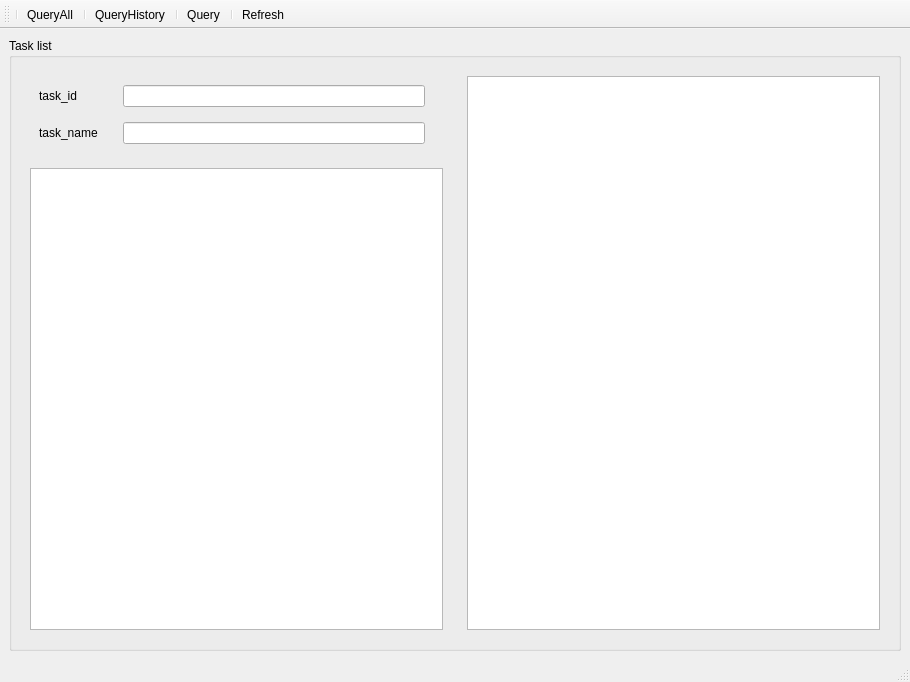
<?xml version="1.0" encoding="UTF-8"?>
<ui version="4.0">
 <class>MainWindow</class>
 <widget class="QMainWindow" name="MainWindow">
  <property name="geometry">
   <rect>
    <x>0</x>
    <y>0</y>
    <width>910</width>
    <height>682</height>
   </rect>
  </property>
  <property name="windowTitle">
   <string>Dag Manage</string>
  </property>
  <widget class="QWidget" name="centralwidget">
   <layout class="QGridLayout" name="gridLayout">
    <item row="0" column="0">
     <widget class="QGroupBox" name="groupBox">
      <property name="title">
       <string>Task list</string>
      </property>
      <layout class="QGridLayout" name="gridLayout_2">
       <item row="0" column="0">
        <widget class="QWidget" name="task_widget" native="true">
         <layout class="QVBoxLayout" name="verticalLayout_2">
          <item>
           <widget class="QWidget" name="task_search_widget" native="true">
            <layout class="QVBoxLayout" name="verticalLayout">
             <item>
              <widget class="QWidget" name="task_id_widget" native="true">
               <layout class="QHBoxLayout" name="horizontalLayout" stretch="2,8">
                <property name="spacing">
                 <number>9</number>
                </property>
                <property name="leftMargin">
                 <number>0</number>
                </property>
                <property name="topMargin">
                 <number>0</number>
                </property>
                <property name="rightMargin">
                 <number>9</number>
                </property>
                <property name="bottomMargin">
                 <number>9</number>
                </property>
                <item>
                 <widget class="QLabel" name="label">
                  <property name="text">
                   <string>task_id</string>
                  </property>
                 </widget>
                </item>
                <item>
                 <widget class="QLineEdit" name="task_id"/>
                </item>
               </layout>
              </widget>
             </item>
             <item>
              <widget class="QWidget" name="name_widget" native="true">
               <layout class="QHBoxLayout" name="horizontalLayout_2" stretch="2,8">
                <property name="spacing">
                 <number>9</number>
                </property>
                <property name="leftMargin">
                 <number>0</number>
                </property>
                <property name="topMargin">
                 <number>0</number>
                </property>
                <item>
                 <widget class="QLabel" name="label_2">
                  <property name="text">
                   <string>task_name</string>
                  </property>
                 </widget>
                </item>
                <item>
                 <widget class="QLineEdit" name="task_name"/>
                </item>
               </layout>
              </widget>
             </item>
            </layout>
           </widget>
          </item>
          <item>
           <widget class="QTableViewTaskWidget" name="tableTaskView"/>
          </item>
         </layout>
        </widget>
       </item>
       <item row="0" column="1">
        <widget class="QWidget" name="info_widget" native="true">
         <layout class="QVBoxLayout" name="verticalLayout_3">
          <item>
           <widget class="QTreeViewTaskInfoWidget" name="task_info_tree_view"/>
          </item>
         </layout>
        </widget>
       </item>
      </layout>
     </widget>
    </item>
   </layout>
  </widget>
  <widget class="QStatusBar" name="statusbar"/>
  <widget class="QToolBar" name="toolBar">
   <property name="windowTitle">
    <string extracomment="test">toolBar</string>
   </property>
   <attribute name="toolBarArea">
    <enum>TopToolBarArea</enum>
   </attribute>
   <attribute name="toolBarBreak">
    <bool>false</bool>
   </attribute>
   <addaction name="separator"/>
   <addaction name="actionQueryTask"/>
   <addaction name="separator"/>
   <addaction name="actionQueryHistory"/>
   <addaction name="separator"/>
   <addaction name="actionQuery"/>
   <addaction name="separator"/>
   <addaction name="actionRefresh"/>
  </widget>
  <action name="actionQueryTask">
   <property name="text">
    <string>QueryAll</string>
   </property>
   <property name="toolTip">
    <string>QueryAll</string>
   </property>
  </action>
  <action name="actionRefresh">
   <property name="text">
    <string>Refresh</string>
   </property>
  </action>
  <action name="actionQueryHistory">
   <property name="text">
    <string>QueryHistory</string>
   </property>
  </action>
  <action name="actionQuery">
   <property name="text">
    <string>Query</string>
   </property>
   <property name="toolTip">
    <string>Query</string>
   </property>
  </action>
 </widget>
 <customwidgets>
  <customwidget>
   <class>QTableViewTaskWidget</class>
   <extends>QTableView</extends>
   <header location="global">.widgets.dag.table_view_task</header>
  </customwidget>
  <customwidget>
   <class>QTreeViewTaskInfoWidget</class>
   <extends>QTreeView</extends>
   <header>pyqcat_visage.gui.widgets.dag.tree_view_task_info</header>
  </customwidget>
 </customwidgets>
 <resources/>
 <connections>
  <connection>
   <sender>actionQueryTask</sender>
   <signal>triggered()</signal>
   <receiver>MainWindow</receiver>
   <slot>query_task()</slot>
   <hints>
    <hint type="sourcelabel">
     <x>-1</x>
     <y>-1</y>
    </hint>
    <hint type="destinationlabel">
     <x>414</x>
     <y>314</y>
    </hint>
   </hints>
  </connection>
  <connection>
   <sender>actionRefresh</sender>
   <signal>triggered()</signal>
   <receiver>MainWindow</receiver>
   <slot>refresh()</slot>
   <hints>
    <hint type="sourcelabel">
     <x>-1</x>
     <y>-1</y>
    </hint>
    <hint type="destinationlabel">
     <x>541</x>
     <y>335</y>
    </hint>
   </hints>
  </connection>
  <connection>
   <sender>actionQueryHistory</sender>
   <signal>triggered()</signal>
   <receiver>MainWindow</receiver>
   <slot>query_history()</slot>
   <hints>
    <hint type="sourcelabel">
     <x>-1</x>
     <y>-1</y>
    </hint>
    <hint type="destinationlabel">
     <x>454</x>
     <y>340</y>
    </hint>
   </hints>
  </connection>
  <connection>
   <sender>actionQuery</sender>
   <signal>triggered()</signal>
   <receiver>MainWindow</receiver>
   <slot>query()</slot>
   <hints>
    <hint type="sourcelabel">
     <x>-1</x>
     <y>-1</y>
    </hint>
    <hint type="destinationlabel">
     <x>454</x>
     <y>340</y>
    </hint>
   </hints>
  </connection>
 </connections>
 <slots>
  <slot>create_task()</slot>
  <slot>query_task()</slot>
  <slot>query_workspace()</slot>
  <slot>creat_work_space()</slot>
  <slot>refresh()</slot>
  <slot>chip_sample_change()</slot>
  <slot>space_sample_change()</slot>
  <slot>query_history()</slot>
  <slot>query()</slot>
 </slots>
</ui>
